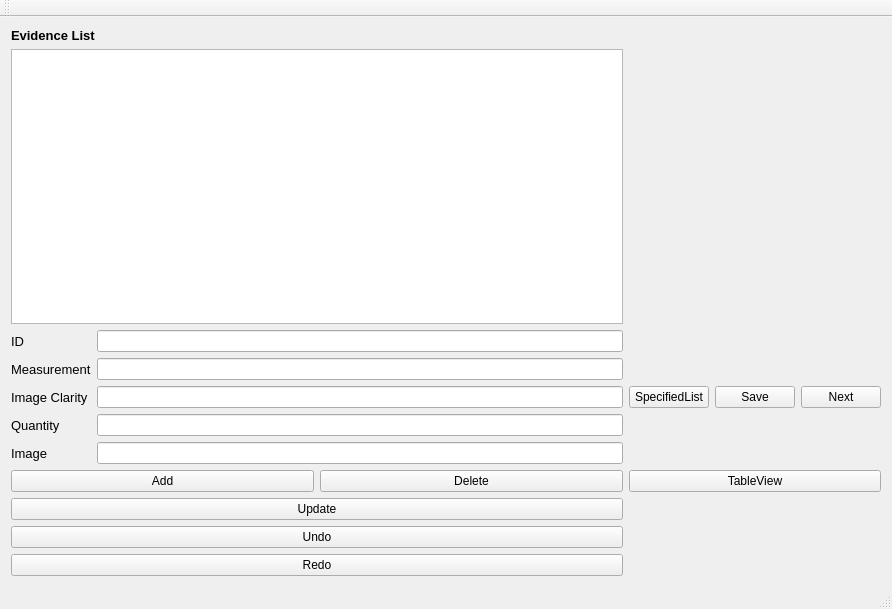
<?xml version="1.0" encoding="UTF-8"?>
<ui version="4.0">
 <class>EvidenceGUIClass</class>
 <widget class="QMainWindow" name="EvidenceGUIClass">
  <property name="geometry">
   <rect>
    <x>0</x>
    <y>0</y>
    <width>892</width>
    <height>609</height>
   </rect>
  </property>
  <property name="windowTitle">
   <string>EvidenceGUI</string>
  </property>
  <widget class="QWidget" name="centralWidget">
   <layout class="QGridLayout" name="gridLayout">
    <item row="2" column="0">
     <layout class="QHBoxLayout" name="horizontalLayout">
      <item>
       <widget class="QPushButton" name="AddButton">
        <property name="text">
         <string>Add</string>
        </property>
       </widget>
      </item>
      <item>
       <widget class="QPushButton" name="DeleteButton">
        <property name="text">
         <string>Delete</string>
        </property>
       </widget>
      </item>
     </layout>
    </item>
    <item row="4" column="0">
     <widget class="QPushButton" name="UndoButton">
      <property name="text">
       <string>Undo</string>
      </property>
      <property name="shortcut">
       <string>Ctrl+Z</string>
      </property>
     </widget>
    </item>
    <item row="0" column="0">
     <layout class="QVBoxLayout" name="verticalLayout">
      <item>
       <widget class="QLabel" name="label_6">
        <property name="font">
         <font>
          <pointsize>10</pointsize>
          <weight>75</weight>
          <bold>true</bold>
         </font>
        </property>
        <property name="text">
         <string>Evidence List</string>
        </property>
       </widget>
      </item>
      <item>
       <widget class="QListWidget" name="EvidenceListWidget">
        <property name="font">
         <font>
          <pointsize>12</pointsize>
         </font>
        </property>
       </widget>
      </item>
     </layout>
    </item>
    <item row="1" column="0">
     <layout class="QFormLayout" name="formLayout">
      <item row="0" column="0">
       <widget class="QLabel" name="label">
        <property name="font">
         <font>
          <pointsize>10</pointsize>
         </font>
        </property>
        <property name="text">
         <string>ID</string>
        </property>
       </widget>
      </item>
      <item row="0" column="1">
       <widget class="QLineEdit" name="IdlineEdit"/>
      </item>
      <item row="1" column="0">
       <widget class="QLabel" name="label_2">
        <property name="font">
         <font>
          <pointsize>10</pointsize>
         </font>
        </property>
        <property name="text">
         <string>Measurement</string>
        </property>
       </widget>
      </item>
      <item row="1" column="1">
       <widget class="QLineEdit" name="MeasurementlineEdit"/>
      </item>
      <item row="2" column="0">
       <widget class="QLabel" name="label_3">
        <property name="font">
         <font>
          <pointsize>10</pointsize>
         </font>
        </property>
        <property name="text">
         <string>Image Clarity</string>
        </property>
       </widget>
      </item>
      <item row="2" column="1">
       <widget class="QLineEdit" name="ClaritylineEdit"/>
      </item>
      <item row="3" column="0">
       <widget class="QLabel" name="label_4">
        <property name="font">
         <font>
          <pointsize>10</pointsize>
         </font>
        </property>
        <property name="text">
         <string>Quantity</string>
        </property>
       </widget>
      </item>
      <item row="3" column="1">
       <widget class="QLineEdit" name="QuantitylineEdit"/>
      </item>
      <item row="4" column="0">
       <widget class="QLabel" name="label_5">
        <property name="font">
         <font>
          <pointsize>10</pointsize>
         </font>
        </property>
        <property name="text">
         <string>Image</string>
        </property>
       </widget>
      </item>
      <item row="4" column="1">
       <widget class="QLineEdit" name="ImagelineEdit"/>
      </item>
     </layout>
    </item>
    <item row="3" column="0">
     <widget class="QPushButton" name="UpdateButton">
      <property name="text">
       <string>Update</string>
      </property>
     </widget>
    </item>
    <item row="0" column="1">
     <layout class="QVBoxLayout" name="verticalLayout_2"/>
    </item>
    <item row="1" column="1">
     <layout class="QHBoxLayout" name="horizontalLayout_2">
      <item>
       <widget class="QPushButton" name="SpecifyList">
        <property name="text">
         <string>SpecifiedList</string>
        </property>
       </widget>
      </item>
      <item>
       <widget class="QPushButton" name="saveButton">
        <property name="text">
         <string>Save</string>
        </property>
       </widget>
      </item>
      <item>
       <widget class="QPushButton" name="nextButton">
        <property name="text">
         <string>Next</string>
        </property>
       </widget>
      </item>
     </layout>
    </item>
    <item row="5" column="0">
     <widget class="QPushButton" name="redoButton">
      <property name="text">
       <string>Redo</string>
      </property>
      <property name="shortcut">
       <string>Ctrl+Y</string>
      </property>
     </widget>
    </item>
    <item row="2" column="1">
     <widget class="QPushButton" name="mylistButton">
      <property name="text">
       <string>TableView</string>
      </property>
     </widget>
    </item>
   </layout>
  </widget>
  <widget class="QMenuBar" name="menuBar">
   <property name="geometry">
    <rect>
     <x>0</x>
     <y>0</y>
     <width>892</width>
     <height>21</height>
    </rect>
   </property>
  </widget>
  <widget class="QToolBar" name="mainToolBar">
   <attribute name="toolBarArea">
    <enum>TopToolBarArea</enum>
   </attribute>
   <attribute name="toolBarBreak">
    <bool>false</bool>
   </attribute>
  </widget>
  <widget class="QStatusBar" name="statusBar"/>
 </widget>
 <layoutdefault spacing="6" margin="11"/>
 <resources>
  <include location="EvidenceGUI.qrc"/>
 </resources>
 <connections/>
</ui>
